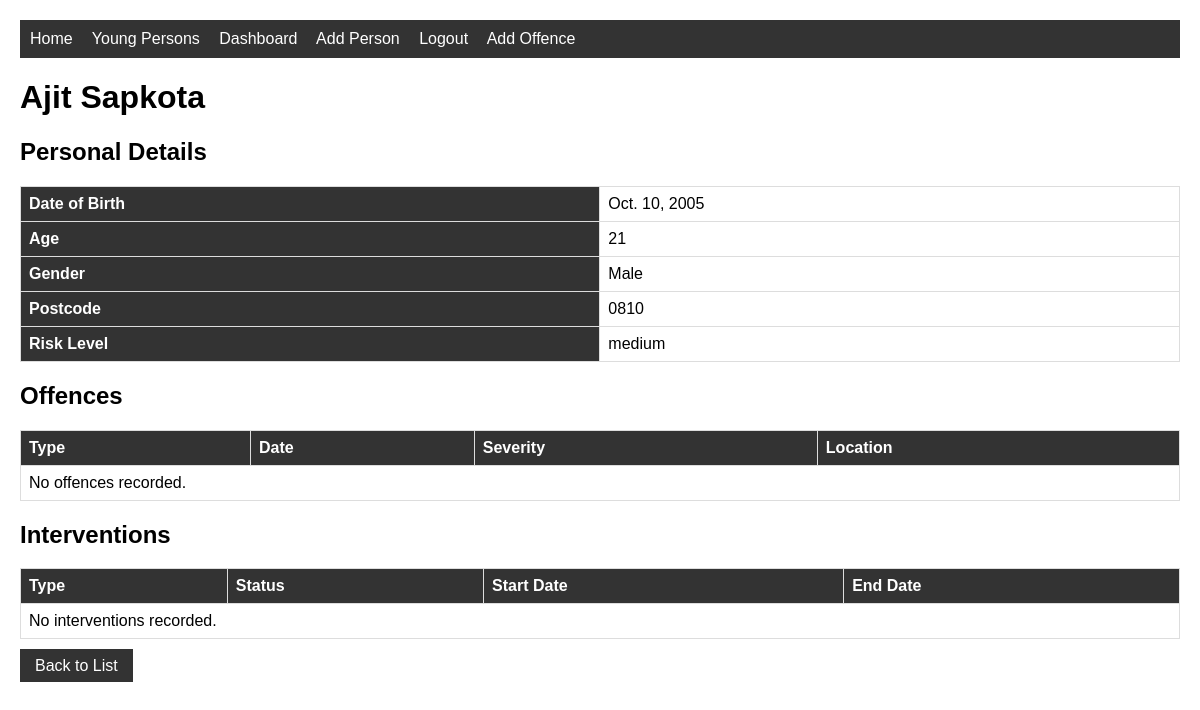
/youngperson/2/ (signed in), run on an earlier commit of the app's database.
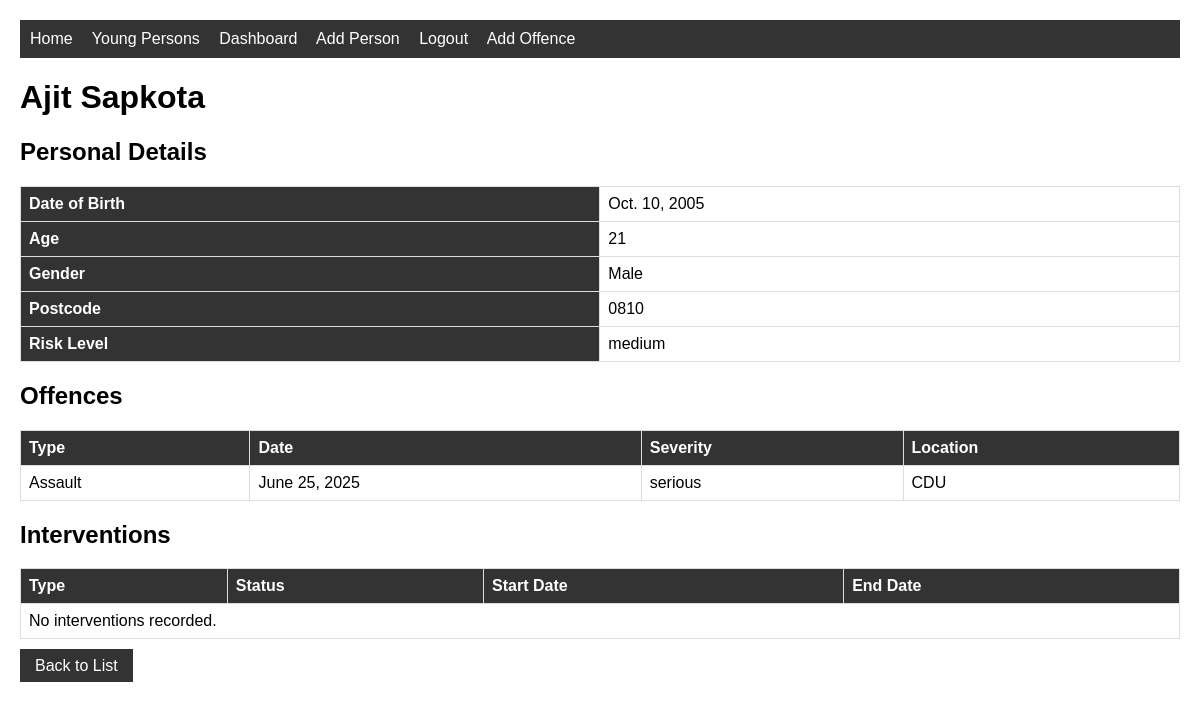
And on a later commit of the database.
### justice/models.py (models this page shows, shortened)
class Offence(models.Model):
    SEVERITY_CHOICES = [
        ('minor', 'Minor'),
        ('moderate', 'Moderate'),
        ('serious', 'Serious'),
    ]
    young_person = models.ForeignKey(
        YoungPerson, on_delete=models.CASCADE, related_name='offences')
    offence_type = models.CharField(max_length=100)
    date_of_offence = models.DateField()
    location = models.CharField(max_length=200)
    severity = models.CharField(max_length=10, choices=SEVERITY_CHOICES)
    description = models.TextField()

### justice/views.py (the view)
# urls.py: path('youngperson/<int:pk>/', views.YoungPersonDetailView.as_view(), name='youngperson-detail'),
class YoungPersonDetailView(LoginRequiredMixin, DetailView):
    model = YoungPerson
    template_name = 'justice/youngperson_detail.html'
    context_object_name = 'youngperson'
    def get_queryset(self):
        return YoungPerson.objects.prefetch_related(
            'offences', 'interventions', 'hearings'
        )

### justice/models.py (called while the page is built)
    @property
    def age(self):
        from datetime import date
        today = date.today()
        return today.year - self.date_of_birth.year

### justice/templates/justice/youngperson_detail.html
{% extends 'justice/base.html' %}
{% block content %}
<h1>{{ youngperson.first_name }} {{ youngperson.last_name }}</h1>
<h2>Personal Details</h2>
<table>
    <tr><th>Date of Birth</th><td>{{ youngperson.date_of_birth }}</td></tr>
    <tr><th>Age</th><td>{{ youngperson.age }}</td></tr>
    <tr><th>Gender</th><td>{{ youngperson.gender }}</td></tr>
    <tr><th>Postcode</th><td>{{ youngperson.postcode }}</td></tr>
    <tr><th>Risk Level</th><td>{{ youngperson.risk_level }}</td></tr>
</table>
<h2>Offences</h2>
<table>
    <tr>
        <th>Type</th>
        <th>Date</th>
        <th>Severity</th>
        <th>Location</th>
    </tr>
    {% for offence in youngperson.offences.all %}
    <tr>
        <td>{{ offence.offence_type }}</td>
        <td>{{ offence.date_of_offence }}</td>
        <td>{{ offence.severity }}</td>
        <td>{{ offence.location }}</td>
    </tr>
    {% empty %}
    <tr><td colspan="4">No offences recorded.</td></tr>
    {% endfor %}
</table>
<h2>Interventions</h2>
<table>
    <tr>
        <th>Type</th>
        <th>Status</th>
        <th>Start Date</th>
        <th>End Date</th>
    </tr>
    {% for intervention in youngperson.interventions.all %}
    <tr>
        <td>{{ intervention.intervention_type }}</td>
        <td>{{ intervention.status }}</td>
        <td>{{ intervention.start_date }}</td>
        <td>{{ intervention.end_date }}</td>
    </tr>
    {% empty %}
    <tr><td colspan="4">No interventions recorded.</td></tr>
    {% endfor %}
</table>
<br>
<a href="{% url 'justice:youngperson-list' %}" class="btn">Back to List</a>
{% endblock %}

What changed in the data, as far as the page shows it:
added Offence: offence_type "Assault", date_of_offence "June 25, 2025", severity "serious", location "CDU"
Also different on the page:
text no longer shown: "No offences recorded."
